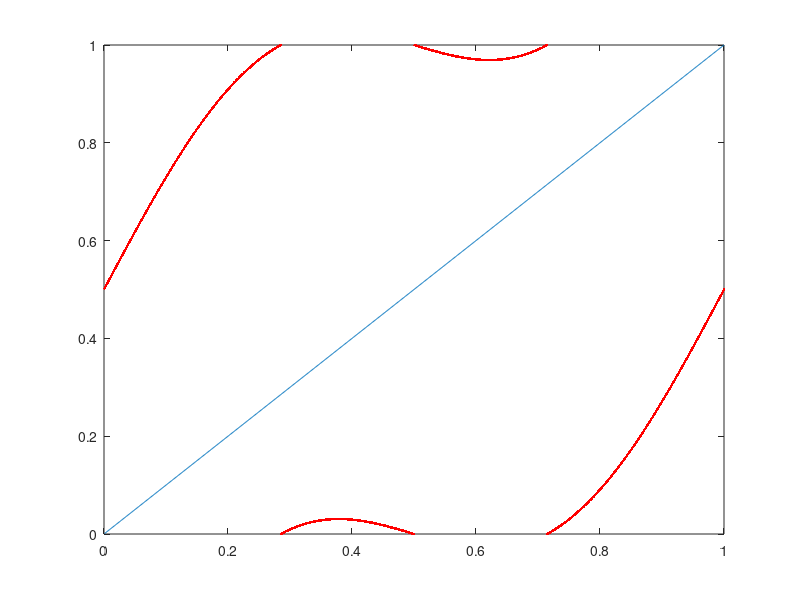
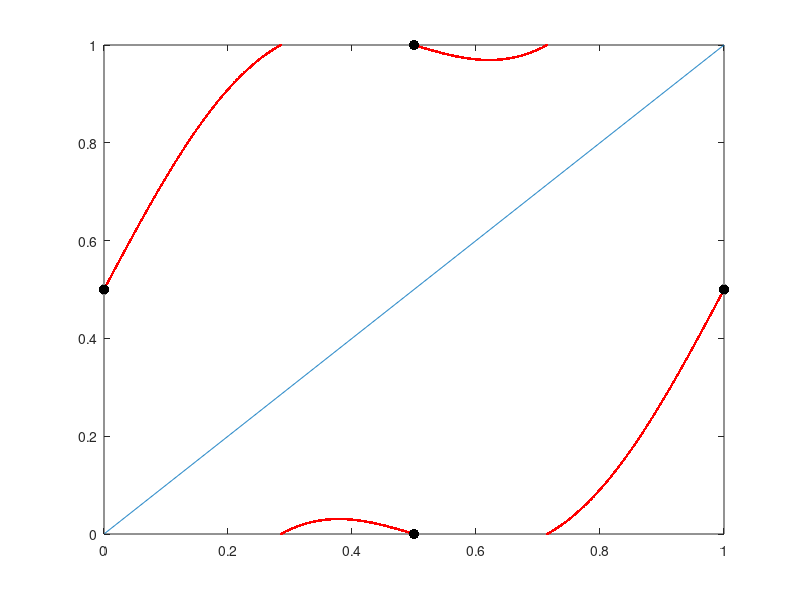
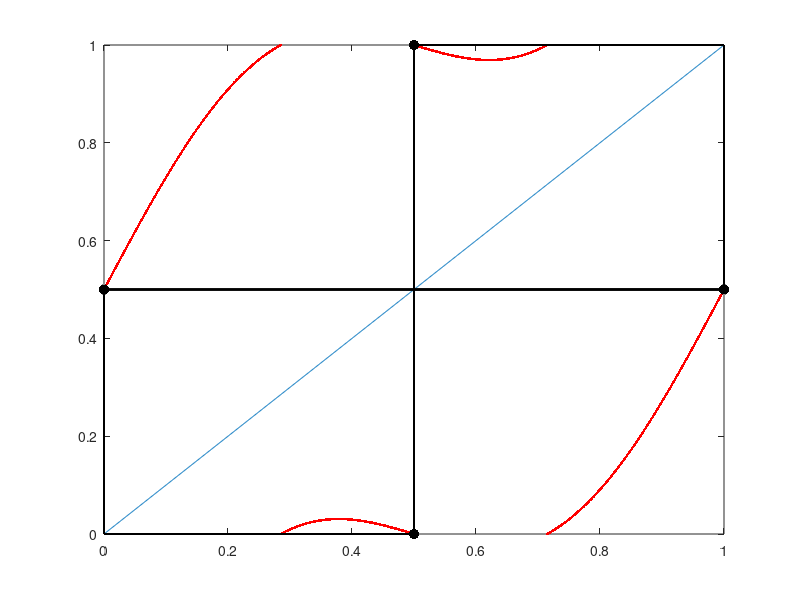

These charts were generated, in order, by the following MATLAB code:
% sinecircplot.m

clear

j = 1:1000;
x = j/1000;

g = 0.22;
%omega = exp(1)/2;           % exp(1)/2
omega = 3/2;

fac = omega/g;
disp(strcat('ratio = ',num2str(fac)))

f = mod(x + omega + g*sin(2*pi*x),1);
h = x;

figure(1)
plot(x,f,'.r',x,h)
axis([0 1 0 1])

x1 = rand;
for loop = 1:1000
    
    x2 = mod(x1 + omega + g*sin(2*pi*x1),1);
    temp = x1;
    x1 = x2;
    
end

x1p(1) = temp;
x2p(1) = x2;
ind = 1;
for loop = 2:1000
    x1p(loop) = x2p(loop-1);
    x2p(loop) = mod(x1p(loop) + omega + g*sin(2*pi*x1p(loop)),1);
    
    ind = ind+1;
    t1(ind) =x1p(loop);
    t2(ind) = x2p(loop);
    ind = ind+1;
    t1(ind) = t2(ind-1);
    t2(ind) = t2(ind-1);

end

figure(2)
plot(x,f,'.r',x,h)
axis([0 1 0 1])
hold on
plot(x1p,x2p,'ok','MarkerFaceColor','k')
axis([0 1 0 1])
hold off

figure(3)
plot(x,f,'.r',x,h)
axis([0 1 0 1])
hold on
plot(t1(900:1000),t2(900:1000),'-k','Linewidth',1.0)
plot(x1p,x2p,'ok','MarkerFaceColor','k')
hold off
set(gcf,'Color','White')



